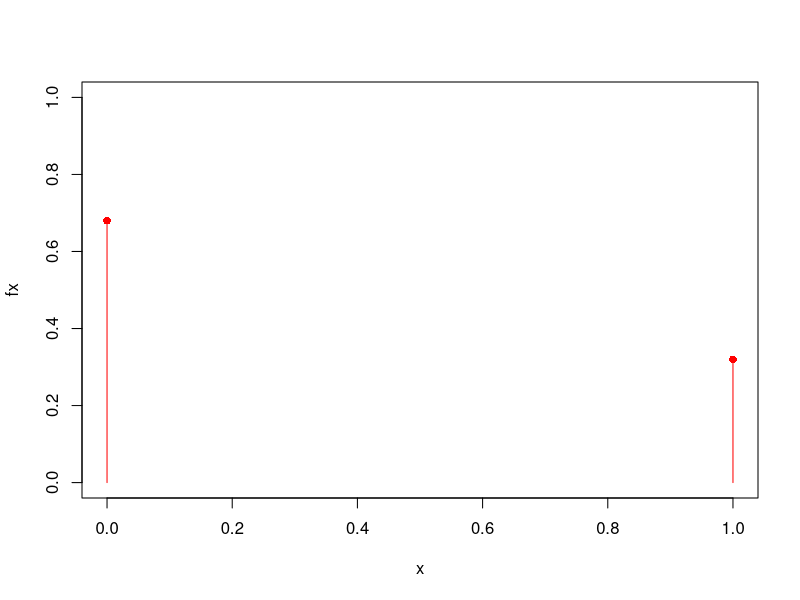
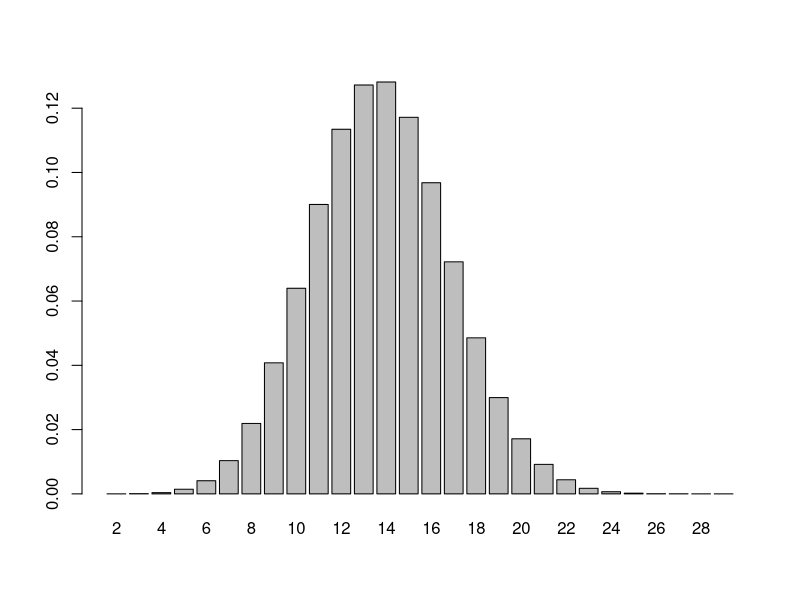

These charts were generated, in order, by the following R code: (Note: this script raises an error after producing the figures.)
#Solucion Pregunta 1
x <- c(0,1)
fx <- c(0.68, 0.32)

#tabla de probabilidad
cbind(x, fx)

plot(x, fx, pch=16, col="red", ylim = c(0,1))
lines(x, fx,type="h", col="red")

mu <- sum(x*fx)
mu
sigmasq <- sum((x-mu)^2*fx)
sigmasq

sample(x,1)
sample(x,2, prob = fx)
#si no posas el replace lasbolas que treus njo es tornen a introduir
sample(x,2, prob = fx, replace= TRUE)
n<- 43
sample(x,n, prob = fx, replace= TRUE)

sum(sample(x,n, prob = fx, replace= TRUE))

y<- function(i){sum(sample(x,n, prob = fx, replace= TRUE))}
y(10)

#bucle
m<- 400000
muestra <- sapply(1:m, y)
fi<- table(muestra)/m
fi


#frecuencias relativas
data.frame(fi, fi=cumsum(fi))

barplot(fi)

###
dbinom(13, 43, 0.32)

#tabla de proba
data.frame(y=0.43,Prob=dbinom(0:43,43, 0.32))

Y<- 0:43
fy <- f
  
dbinom(13, 43, 0.32)


y<- 0:44
pi<- dbinom(y, 44, 0.32)
df<- data.frame(Y=y,Prob=dbinom(0:44,44, 0.32))
Fi<- cumsum(df$Prob)

cbind(0:44, dbinom(0:44, 44, 0.32), Fi)


